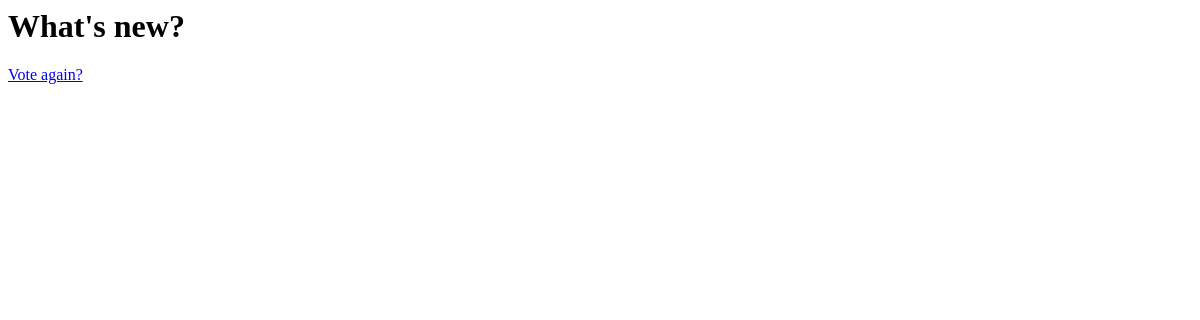
The app's page /polls/1/results/, older data.
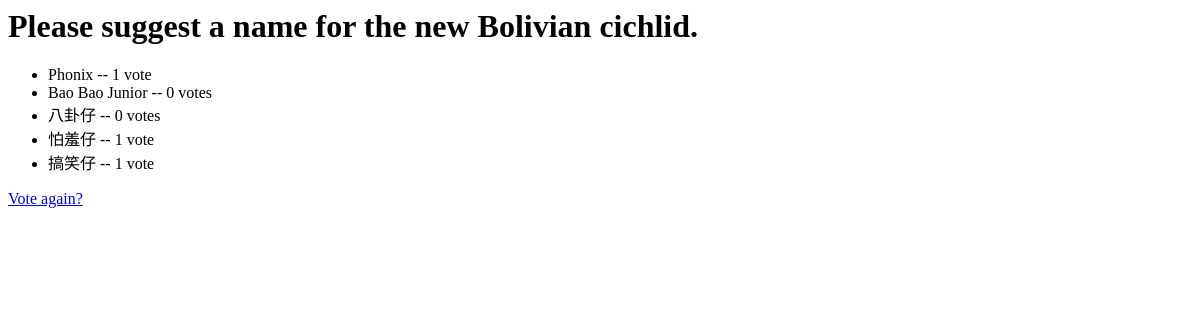
The same page, newer data.
### polls/models.py (models this page shows, shortened)
class Poll(models.Model):
    question = models.CharField(max_length=200)
    pub_date = models.DateTimeField('date published')
    def was_published_recently(self):
        now = timezone.now()
        return timezone.now() - datetime.timedelta(days=1) <= self.pub_date <= now
    was_published_recently.admin_order_field = 'pub_date'
    was_published_recently.boolean = True
    was_published_recently.short_description = 'Published recently?'

class Choice(models.Model):
    poll = models.ForeignKey(Poll)
    choice_text = models.CharField(max_length=200)
    votes = models.IntegerField(default=0)

### polls/views.py (the view)
# urls.py: url(r'^(?P<pk>\d+)/results/$', views.ResultsView.as_view(), name='results'),
class ResultsView(generic.DetailView):
    model = Poll
    template_name = 'polls/results.html'
    def get_queryset(self):
        return Poll.objects.filter(pub_date__lte=timezone.now())

### polls/templates/polls/results.html
<h1>{{ poll.question }}</h1>
<ul>
{% for choice in poll.choice_set.all %}
    <li>{{ choice.choice_text }} -- {{ choice.votes }} vote{{ choice.votes|pluralize }}</li>
{% endfor %}
</ul>
<a href="{% url 'polls:detail' poll.id %}">Vote again?</a>

Row changes from the older to the newer data that the page shows:
changed Poll: question "What's new?" → "Please suggest a name for the new Bolivian cichlid."
added Choice: choice_text "Phonix", votes "1"
added Choice: choice_text "Bao Bao Junior", votes "0"
added Choice: choice_text "八卦仔", votes "0"
added Choice: choice_text "怕羞仔", votes "1"
added Choice: choice_text "搞笑仔", votes "1"
